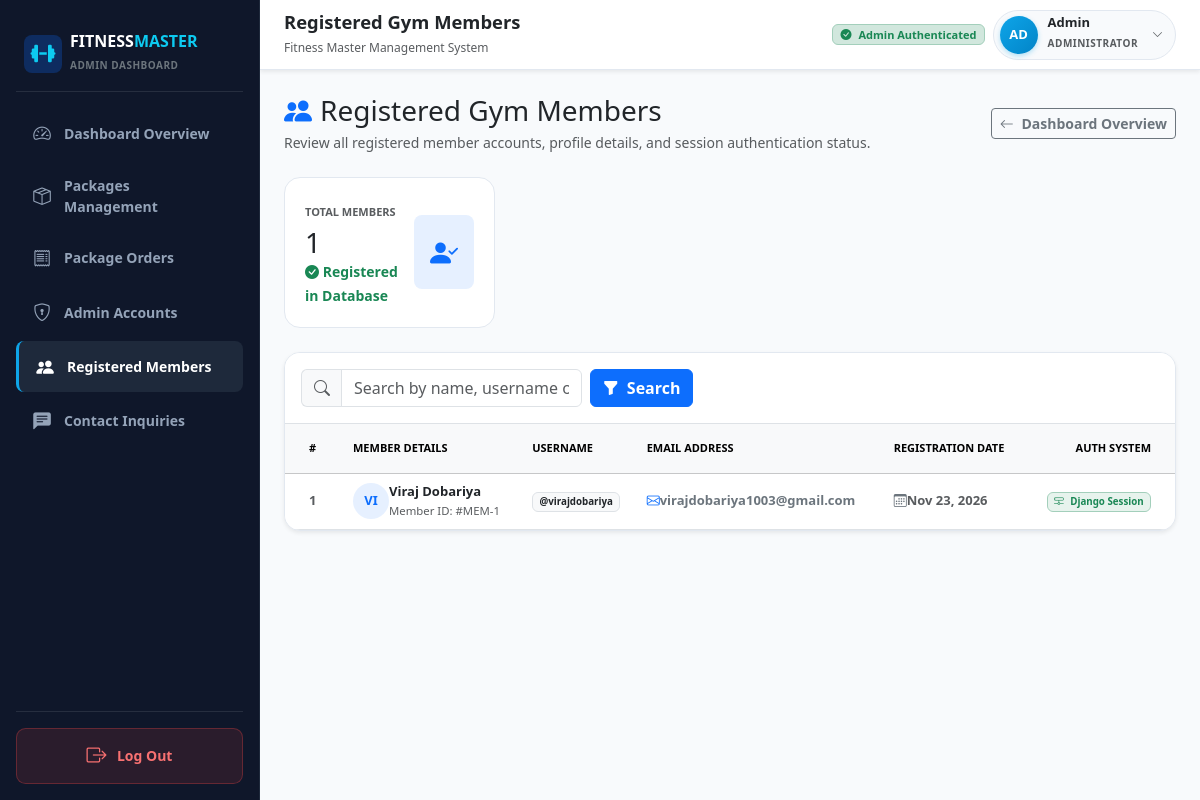
The app's page /registered-users/ (signed in) with its own data.
### accounts/models.py (models this page shows, shortened)
class Admin(AbstractUser):
    email = models.EmailField(unique=True, verbose_name="Email Address")
    class Meta:
        verbose_name = 'Admin'
        verbose_name_plural = 'Admins'
        ordering = ['username']

class User(models.Model):
    name = models.CharField(max_length=150, verbose_name="Full Name", blank=True)
    username = models.CharField(max_length=150, unique=True, verbose_name="Username")
    email = models.EmailField(unique=True, verbose_name="Email Address")
    password = models.CharField(max_length=255, verbose_name="Password (Hashed)")
    created_at = models.DateTimeField(auto_now_add=True, verbose_name="Registration Date")
    class Meta:
        verbose_name = 'User'
        verbose_name_plural = 'Users'
        ordering = ['-created_at']

### accounts/views.py (the view, shortened to what this page needs)
# urls.py: path('registered-users/', views.admin_registered_users_view, name='admin_registered_users'),
@login_required(login_url='login')
@user_passes_test(admin_check, login_url='login')
def admin_registered_users_view(request):
    search_query = request.GET.get('q', '').strip()
    users_qs = User.objects.all().order_by('-created_at')
    return render(request, 'accounts/registered_users_list.html', {
        'users': users_qs,
        'total_users': User.objects.count(),
        'search_query': search_query,
    })

### accounts/views.py (called while the page is built)
def admin_check(user):
    return user.is_authenticated and (user.is_staff or user.is_superuser)

### templates/accounts/registered_users_list.html (shortened to what this page needs)
{% extends 'base.html' %}
{% block page_heading %}Registered Gym Members{% endblock %}
{% block content %}
<div class="container-fluid px-0">
  <div class="d-flex flex-wrap align-items-center justify-content-between gap-3 mb-4">
    <div>
      <h3 class="fw-black text-dark mb-1">
        <i class="bi bi-people-fill text-primary me-2"></i>Registered Gym Members
      </h3>
      <p class="text-muted small mb-0">
        Review all registered member accounts, profile details, and session authentication status.
      </p>
    </div>
    <div class="d-flex align-items-center gap-2">
      <a href="{% url 'admin_dashboard' %}" class="btn btn-outline-secondary fw-semibold btn-sm">
        <i class="bi bi-arrow-left me-1"></i> Dashboard Overview
      </a>
    </div>
  </div>
  <div class="row g-3 mb-4">
    <div class="col-12 col-sm-6 col-md-4 col-xl-3">
      <div class="stat-card h-100 d-flex align-items-center justify-content-between">
        <div>
          <small class="text-muted fw-bold text-uppercase" style="font-size: 11px;">Total Members</small>
          <h3 class="fw-black text-dark mb-0 mt-1">{{ total_users }}</h3>
          <small class="text-success fw-semibold"><i class="bi bi-check-circle-fill"></i> Registered in Database</small>
        </div>
        <div class="rounded-3 p-3 bg-primary bg-opacity-10 text-primary">
          <i class="bi bi-person-check-fill fs-3"></i>
        </div>
      </div>
    </div>
  </div>
  <div class="fm-card mb-4 shadow-sm">
    <div class="p-3 bg-white border-bottom">
      <form method="get" action="{% url 'admin_registered_users' %}" class="row g-2 align-items-center">
        <div class="col-12 col-md-6 col-lg-4">
          <div class="input-group">
            <span class="input-group-text bg-light text-muted border-end-0">
              <i class="bi bi-search"></i>
            </span>
            <input type="text" name="q" value="{{ search_query }}" class="form-control" placeholder="Search by name, username or email...">
          </div>
        </div>
        <div class="col-auto">
          <button type="submit" class="btn btn-primary fw-bold">
            <i class="bi bi-funnel-fill me-1"></i> Search
          </button>
        </div>
      </form>
    </div>
    <div class="table-responsive">
      <table class="table table-hover align-middle mb-0" style="font-size: 13px;">
        <thead class="table-light text-uppercase text-secondary fw-bold" style="font-size: 11px;">
          <tr>
            <th class="ps-4 py-3" style="width: 60px;">#</th>
            <th class="py-3">Member Details</th>
            <th class="py-3">Username</th>
            <th class="py-3">Email Address</th>
            <th class="py-3">Registration Date</th>
            <th class="text-end pe-4 py-3">Auth System</th>
          </tr>
        </thead>
        <tbody>
          {% for member in users %}
            <tr>
              <td class="ps-4 fw-bold text-muted">{{ forloop.counter }}</td>
              <td>
                <div class="d-flex align-items-center gap-2.5">
                  <div class="rounded-circle bg-primary bg-opacity-10 text-primary fw-bold d-flex align-items-center justify-content-center" style="width: 36px; height: 36px; font-size: 13px;">
                    {{ member.username|slice:":2"|upper }}
                  </div>
                  <div>
                    <div class="fw-bold text-dark">{{ member.name|default:member.username }}</div>
                    <small class="text-muted">Member ID: #MEM-{{ member.id }}</small>
                  </div>
                </div>
              </td>
              <td>
                <span class="badge bg-light text-dark border fw-bold px-2.5 py-1">
                  @{{ member.username }}
                </span>
              </td>
              <td>
                <span class="text-secondary fw-semibold">
                  <i class="bi bi-envelope me-1.5 text-primary"></i>{{ member.email }}
                </span>
              </td>
              <td class="text-muted fw-semibold">
                <i class="bi bi-calendar3 me-1.5 text-secondary"></i>{{ member.created_at|date:"M d, Y" }}
              </td>
              <td class="text-end pe-4">
                <span class="badge bg-success bg-opacity-10 text-success border border-success-subtle fw-bold px-2.5 py-1">
                  <i class="bi bi-hdd-network me-1"></i> Django Session
                </span>
              </td>
            </tr>
          {% endfor %}
        </tbody>
      </table>
    </div>
  </div>
</div>
{% endblock %}

### templates/base.html (shortened to what this page needs)
<!DOCTYPE html>
<html lang="en">
<head>
  <link href="https://cdn.jsdelivr.net/npm/bootstrap@5.3.3/dist/css/bootstrap.min.css" rel="stylesheet">
  <link href="https://cdn.jsdelivr.net/npm/bootstrap-icons@1.11.3/font/bootstrap-icons.min.css" rel="stylesheet">
  <link rel="stylesheet" href="https://cdnjs.cloudflare.com/ajax/libs/font-awesome/6.5.1/css/all.min.css">
</head>
<body>
{% if request.user.is_authenticated and request.user.is_staff and not is_user_page and not is_auth_page and request.GET.portal != 'user' and request.resolver_match.url_name not in 'about_us contact_us user_login user_register user_register_alias user_dashboard user_root root admin_login admin_login_slash login admin_gateway admin_gateway_no_slash' %}
<div class="d-flex w-100 min-vh-100 position-relative">
  <aside class="admin-sidebar d-none d-lg-flex flex-column p-3" id="adminDesktopSidebar">
    <div class="brand-container d-flex align-items-center gap-2 px-2 py-3 mb-3 border-bottom border-secondary border-opacity-25">
      <button type="button" class="brand-icon btn p-0 border-0 bg-primary bg-opacity-25 text-info rounded-3 d-flex align-items-center justify-content-center shadow-none" id="desktopBrandToggle" style="width: 38px; height: 38px; flex-shrink: 0; cursor: pointer;" title="Click to Collapse / Expand Sidebar" aria-label="Toggle Sidebar">
        <i class="fa-solid fa-dumbbell text-info fs-5"></i>
      </button>
      <div class="brand-text text-truncate" id="desktopBrandTextToggle" style="cursor: pointer;" title="Click to Collapse / Expand Sidebar">
        <h6 class="mb-0 fw-bold text-white tracking-wide">FITNESS<span class="text-info">MASTER</span></h6>
        <small class="text-secondary fw-semibold" style="font-size: 10px; letter-spacing: 0.5px;">ADMIN DASHBOARD</small>
      </div>
    </div>
    <ul class="nav nav-pills flex-column mb-auto">
      <li class="nav-item">
        <a href="{% url 'admin_dashboard' %}" class="nav-link {% if request.resolver_match.url_name == 'admin_dashboard' %}active{% endif %}" title="Dashboard Overview">
          <i class="bi bi-speedometer2"></i>
          <span class="nav-label">Dashboard Overview</span>
        </a>
      </li>
      <li class="nav-item">
        <a href="{% url 'packages_list' %}" class="nav-link " title="Packages Management">
          <i class="bi bi-box-seam"></i>
          <span class="nav-label">Packages Management</span>
        </a>
      </li>
      <li class="nav-item">
        <a href="{% url 'admin_orders' %}" class="nav-link {% if request.resolver_match.url_name == 'admin_orders' %}active{% endif %}" title="Package Orders">
          <i class="bi bi-receipt"></i>
          <span class="nav-label">Package Orders</span>
        </a>
      </li>
      <li class="nav-item">
        <a href="{% url 'admin_accounts' %}" class="nav-link {% if request.resolver_match.url_name == 'admin_accounts' %}active{% endif %}" title="Admin Accounts">
          <i class="bi bi-shield-lock"></i>
          <span class="nav-label">Admin Accounts</span>
        </a>
      </li>
      <li class="nav-item">
        <a href="{% url 'admin_registered_users' %}" class="nav-link {% if request.resolver_match.url_name == 'admin_registered_users' %}active{% endif %}" title="Registered Members">
          <i class="bi bi-people-fill"></i>
          <span class="nav-label">Registered Members</span>
        </a>
      </li>
      <li class="nav-item">
        <a href="{% url 'admin_contact_messages' %}" class="nav-link {% if request.resolver_match.url_name == 'admin_contact_messages' %}active{% endif %}" title="Contact Inquiries">
          <i class="bi bi-chat-left-text-fill"></i>
          <span class="nav-label">Contact Inquiries</span>
        </a>
      </li>
    </ul>
    <div class="border-top border-secondary border-opacity-25 pt-3 mt-auto">
      <a href="{% url 'logout' %}" class="sidebar-logout-btn w-100" title="Log Out">
        <i class="bi bi-box-arrow-right fs-5"></i>
        <span class="nav-label">Log Out</span>
      </a>
    </div>
  </aside>
  <div class="main-wrapper" id="mainContentWrapper">
    <header class="admin-navbar d-flex align-items-center justify-content-between px-3 px-lg-4 sticky-top shadow-sm">
      <div class="d-flex align-items-center gap-3">
        <div>
          <h5 class="mb-0 fw-bold text-dark" style="font-size: 1.15rem;">{% block page_heading %}Admin Dashboard{% endblock %}</h5>
          <small class="text-muted d-none d-sm-inline" style="font-size: 12px;">Fitness Master Management System</small>
        </div>
      </div>
      <div class="d-flex align-items-center gap-2">
        <span class="badge bg-success-subtle text-success border border-success-subtle d-none d-lg-inline-block px-2.5 py-1.5" style="font-size: 11px;">
          <i class="bi bi-check-circle-fill me-1"></i> Admin Authenticated
        </span>
        <div class="dropdown profile-dropdown">
          <div class="profile-pill" id="adminHeaderProfile" role="button" data-bs-toggle="dropdown" aria-expanded="false" tabindex="0">
            <div class="profile-avatar-circle">
              {{ request.user.username|slice:":2"|upper }}
            </div>
            <div class="d-none d-sm-block text-start pe-1">
              <div class="fw-bold text-dark lh-1" style="font-size: 13px;">{{ request.user.username }}</div>
              <small class="text-muted text-uppercase fw-semibold" style="font-size: 10px; letter-spacing: 0.5px;">Administrator</small>
            </div>
            <i class="bi bi-chevron-down text-muted" style="font-size: 11px;"></i>
          </div>
        </div>
      </div>
    </header>
    <main class="p-3 p-lg-4">
      {% block content %}{% endblock %}
    </main>
  </div>
</div>
{% else %}
  <main>
    {% block auth_content %}{% endblock %}
  </main>
{% endif %}
</body>
</html>

### templates/base.html (style rules this page uses)
:root { --fm-primary-dark: #0f172a; --fm-secondary-dark: #1e293b; --fm-border: #e2e8f0; --fm-accent-cyan: #0ea5e9; --fm-accent-orange: #ff5722; --fm-bg-light: #f8fafc; }
body { font-family: system-ui, -apple-system, "Segoe UI", Roboto, "Helvetica Neue", sans-serif; background-color: var(--fm-bg-light); color: #1e293b; min-height: 100vh; }
.admin-sidebar { width: 260px; background-color: var(--fm-primary-dark); color: #fff; height: 100vh; position: fixed; top: 0; bottom: 0; left: 0; border-right: 1px solid #1e293b; z-index: 1030; overflow-y: auto; overflow-x: hidden; transition: width 0.25s cubic-bezier(0.4, 0, 0.2, 1), padding 0.25s cubic-bezier(0.4, 0, 0.2, 1); }
.brand-icon { cursor: pointer; transition: transform 0.2s cubic-bezier(0.4, 0, 0.2, 1), background-color 0.2s ease, box-shadow 0.2s ease !important; outline: none !important; }
.main-wrapper { min-width: 0; flex: 1 1 auto; min-height: 100vh; margin-left: 0; width: 100%; background-color: var(--fm-bg-light); transition: margin-left 0.25s cubic-bezier(0.4, 0, 0.2, 1), width 0.25s cubic-bezier(0.4, 0, 0.2, 1); }
@media (min-width: 992px) { .main-wrapper { margin-left: 260px !important; width: calc(100% - 260px) !important; max-width: calc(100% - 260px) !important; } }
.admin-sidebar .nav-link { color: #94a3b8; font-size: 0.875rem; font-weight: 600; padding: 0.75rem 1rem; border-radius: 0.5rem; transition: all 0.2s ease; display: flex; align-items: center; gap: 0.75rem; margin-bottom: 0.25rem; }
.admin-sidebar .nav-link:hover, .admin-sidebar .nav-link.active { color: #ffffff; background-color: var(--fm-secondary-dark); border-left: 3px solid var(--fm-accent-cyan); }
.admin-sidebar .nav-link i { font-size: 1.1rem; width: 20px; text-align: center; }
.sidebar-logout-btn { color: #f87171; background: rgba(239, 68, 68, 0.12); border: 1px solid rgba(239, 68, 68, 0.3); border-radius: 0.6rem; padding: 0.75rem 1rem; font-weight: 700; font-size: 0.875rem; display: flex; align-items: center; justify-content: center; gap: 0.65rem; text-decoration: none; transition: all 0.2s ease; }
html, body { overflow-x: clip; max-width: 100vw; }
.admin-navbar { background-color: #ffffff; border-bottom: 1px solid var(--fm-border); min-height: 70px; z-index: 1020; }
.profile-dropdown { position: relative; }
.profile-pill { background: #f8fafc; border: 1px solid var(--fm-border); border-radius: 50px; padding: 5px 12px 5px 6px; display: inline-flex; align-items: center; gap: 10px; text-decoration: none; color: #1e293b; cursor: pointer; transition: all 0.2s ease; }
.profile-avatar-circle { width: 38px; height: 38px; border-radius: 50%; background: linear-gradient(135deg, #0ea5e9, #0284c7); color: #ffffff; font-weight: 700; font-size: 13px; display: flex; align-items: center; justify-content: center; box-shadow: 0 2px 5px rgba(14, 165, 233, 0.3); }
.stat-card { background: #ffffff; border: 1px solid var(--fm-border); border-radius: 1rem; padding: 1.25rem; transition: transform 0.2s ease, box-shadow 0.2s ease; }
.fm-card { background: #ffffff; border: 1px solid var(--fm-border); border-radius: 1rem; box-shadow: 0 1px 3px rgba(0, 0, 0, 0.02); overflow: hidden; }

### records on screen
Admin: user.username "AD", user.username "Admin"
User: username "VI", name "Viraj Dobariya", id "1", username "virajdobariya", email "virajdobariya1003@gmail.com", created_at "Nov 23, 2026"

### other values on screen
{{ total_users }} "1"
